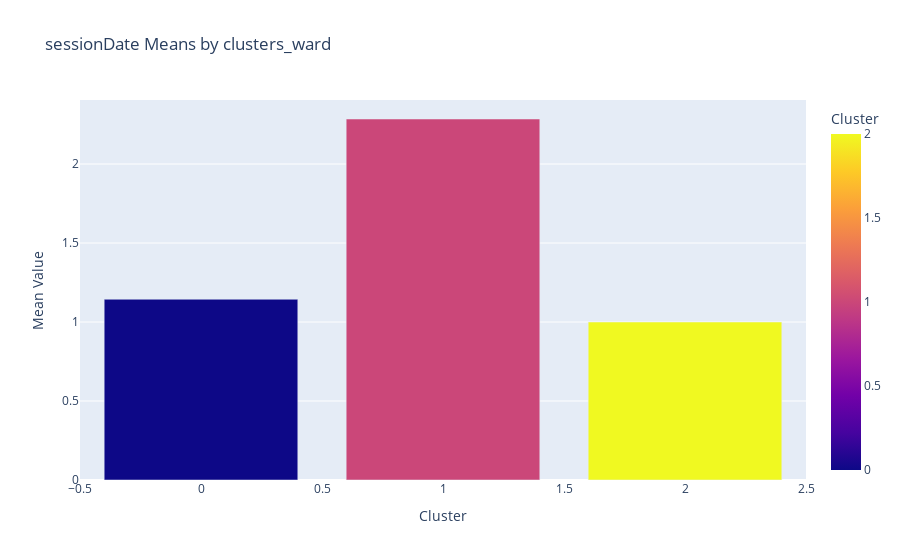

Write notebook code for a chart like this one.
### Code cell
import plotly.express as px
import pandas as pd

def plot_cluster_means(dataframe, cluster_column, value_column):
    # Grup ortalamalarını hesapla
    cluster_means = dataframe.groupby(cluster_column)[value_column].mean().reset_index()
    plt.figure(figsize=(10, 6))
    # Plotly ile bar chart çizimi
    fig = px.bar(
        cluster_means, 
        x=cluster_column, 
        y=value_column, 
        color=cluster_column, 
        title=f"{value_column} Means by {cluster_column}",
        labels={cluster_column: "Cluster", value_column: "Mean Value"}
    )

    fig.show()

# Fonksiyonu kullanarak grafiği oluşturabilirsiniz
plot_cluster_means(x_h, 'clusters_ward', 'sessionDate')

### Figure 1 — Plotly figure (JSON) as saved in the notebook; plotly's stock layout.template omitted (floating-point values rounded to 4 significant figures)
{"data": [{"alignmentgroup": "True", "hovertemplate": "Cluster=%{marker.color}<br>Mean Value=%{y}<extra></extra>", "legendgroup": "", "marker": {"color": [0, 1, 2], "coloraxis": "coloraxis", "pattern": {"shape": ""}}, "name": "", "offsetgroup": "", "orientation": "v", "showlegend": false, "textposition": "auto", "type": "bar", "x": [0, 1, 2], "xaxis": "x", "y": [1.144, 2.285, 1], "yaxis": "y"}], "layout": {"barmode": "relative", "coloraxis": {"colorbar": {"title": {"text": "Cluster"}}, "colorscale": [[0, "#0d0887"], [0.1111, "#46039f"], [0.2222, "#7201a8"], [0.3333, "#9c179e"], [0.4444, "#bd3786"], [0.5556, "#d8576b"], [0.6667, "#ed7953"], [0.7778, "#fb9f3a"], [0.8889, "#fdca26"], [1, "#f0f921"]]}, "legend": {"tracegroupgap": 0}, "title": {"text": "sessionDate Means by clusters_ward"}, "xaxis": {"anchor": "y", "domain": [0, 1], "title": {"text": "Cluster"}}, "yaxis": {"anchor": "x", "domain": [0, 1], "title": {"text": "Mean Value"}}}}
